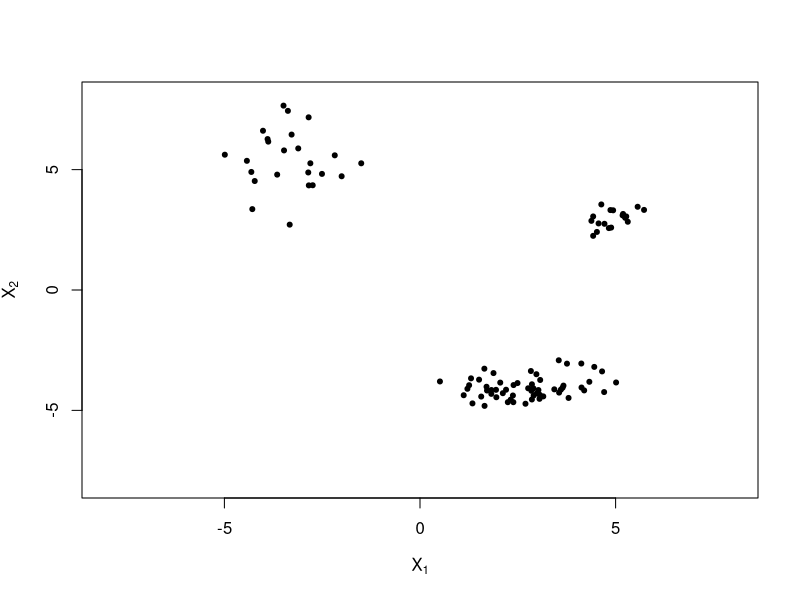
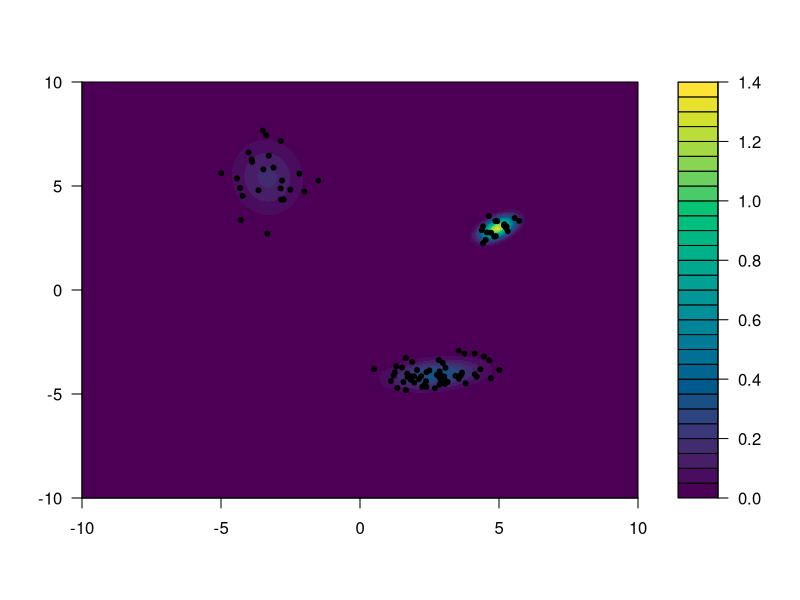
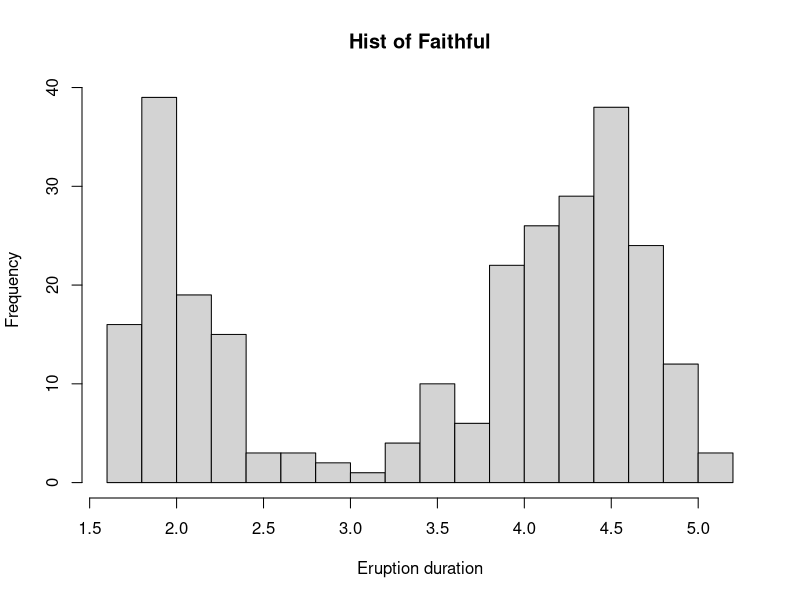
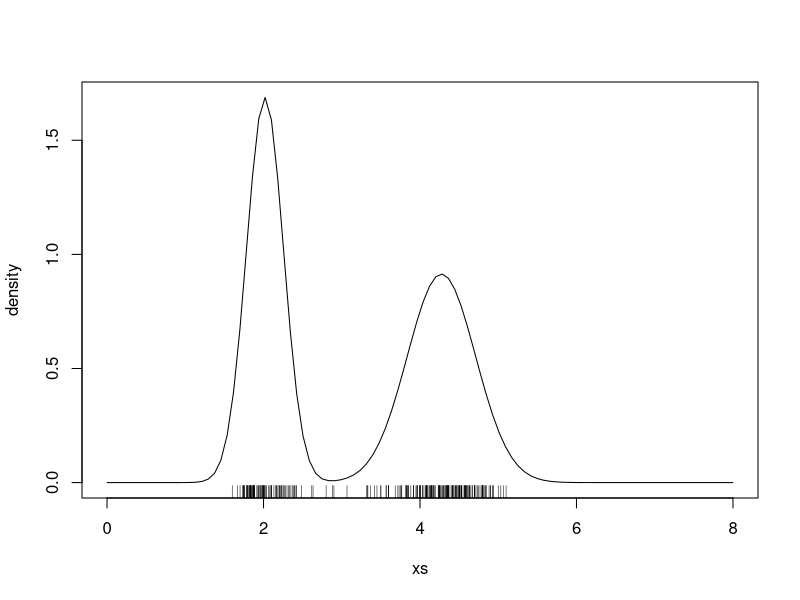

Reproduce these figures in R, in order.
## ---- chunk 1
library(mvtnorm)
## ---- chunk 2
library(mvtnorm)  # used to sample from a multivariate Gaussian

sample.gmm <- function(n, p, mu, Sig)
{
    # n    the number of samples
    # p    a K dimensional vector of mixing coefficients such that sum(p) = 1
    # mu   a (K, d) matrix where each row corresponds to the components mean 
    #	   vector of dimension d 
    # Sig  an array of dimension (d, d, K) where each entry corresponds to the
    #	   d x d covariance matrix 
    #
    # returns a (n, d) matrix of the samples


}
## ---- chunk 3
library(mvtnorm)  # used to sample from a multivariate Gaussian

sample.gmm <- function(n, p, mu, Sig)
{
    # n    the number of samples
    # p    a K dimensional vector of mixing coefficients such that sum(p) = 1
    # mu   a (K, d) matrix where each row corresponds to the components mean 
    #	   vector of dimension d 
    # Sig  an array of dimension (d, d, K) where each entry corresponds to the
    #	   d x d covariance matrix 
    #
    # returns a (n, d) matrix of the samples
    if (sum(p) != 1) stop("p must sum to 1")

    d <- ncol(mu) 
    K <- nrow(mu)
    res <- matrix(NA, nrow=n, ncol=d)  # store the samples

    for (i in 1:n) {
        k <- sample(1:K, size=1, prob=p)      # component to sample from
        res[i, ] <- rmvnorm(1, mean=mu[k, ], sigma=as.matrix(Sig[, , k]))
    }

    return(res)
}
## ---- chunk 4
# test #1
p <- c(0.3, 0.2, 0.5)
mu <- matrix(c(-3, 0, 4), ncol=1)
Sig <- array(c(0.5, 1, 0.4), dim=c(1, 1, 3))

X <- sample.gmm(100, p, mu, Sig)


# test #2
p <- c(0.3, 0.2, 0.5)
mu <- matrix(c(-3, 5, 5, 3, 3, -4), ncol=2, byrow=TRUE)
Sig <- array(c(1, 0, 0, 1,
	           0.2, 0.1, 0.1, 0.2,
	           1.5, 0.3, 0.3, 0.3), dim=c(2, 2, 3))

X <- sample.gmm(100, p, mu, Sig)
## ---- chunk 5
set.seed(1)	# set the seed so we can replicate our results
X <- sample.gmm(100, p, mu, Sig)

plot(X, pch=20, xlim=c(-8, 8), ylim=c(-8, 8), xlab=expression(X[1]), ylab=expression(X[2]))
## ---- chunk 6
g <- function(x, p, mu, Sig) 
{
    # x    the value of x
    # p    a K dimensional vector of mixing coefficients such that sum(p) = 1
    # mu   a (K, d) matrix where each row corresponds to the components mean 
    #	   vector of dimension d 
    # Sig  an array of dimension (d, d, K) where each entry corresponds to the
    #	   d x d covariance matrix 
    #
    # returns probability 

}
## ---- chunk 7
g <- function(x, p, mu, Sig) 
{
    # x    the value of x
    # p    a K dimensional vector of mixing coefficients such that sum(p) = 1
    # mu   a (K, d) matrix where each row corresponds to the components mean 
    #	   vector of dimension d 
    # Sig  an array of dimension (d, d, K) where each entry corresponds to the
    #	   d x d covariance matrix 
    #
    # returns probability 
    K <- nrow(mu)
    
    res <- sapply(1:K, function(j) p[j] * dmvnorm(x, mean=mu[j, ], sigma=as.matrix(Sig[ , , j])))
    return(res)    
}
## ---- chunk 8
g(X[1, ], p, mu, Sig)
## ---- chunk 9
G <- t(apply(X, 1, function(x) g(x, p, mu, Sig)))
G <- t(apply(G, 1, function(g) g / sum(g)))	# normalize
## ---- chunk 10
update_mu <- function(mu, X, G) 
{ 
    # mu   a (K, d) matrix where each row corresponds to the components mean 
    #	   vector of dimension d 
    # X    the (n, d) data matrix X
    # G    the (n, K) matrix of group weights
    # 
    # returns updated (K, d) matrix mu
    K <- nrow(mu)

    for (k in 1:K) 
    {
        # update mu_k
        # ...
    }
    return(mu)
} 
## ---- chunk 11
update_mu <- function(mu, X, G) 
{ 
    # mu   a (K, d) matrix where each row corresponds to the components mean 
    #	   vector of dimension d 
    # X    the (n, d) data matrix X
    # G    the (n, K) matrix of group weights
    # 
    # returns updated (K, d) matrix mu
    K <- nrow(mu)

    for (k in 1:K) 
    {
        N_k <- sum(G[ , k])
        mu[k, ] <- 1/N_k * apply(G[ , k] * X, 2, sum)
    }
    return(mu)
} 
## ---- chunk 12
update_Sig <- function(Sig, X, G, mu) 
{ 
    # Sig  an array of dimension (d, d, K) where each entry corresponds to the
    #	   d x d covariance matrix 
    # X	   the (n, d) data matrix
    # G    the (n, K) matrix of group weights
    # mu   a (K, d) matrix where each row corresponds to the components mean 
    #	   vector of dimension d 
    #
    # returns updated (d, d, K) array of covariance matrices, Sig.

    K <- nrow(mu)
    d <- ncol(mu)
    n <- nrow(X)

    for (k in 1:K)
    {
        # update Sig[ , , k]
        # ...
    }
    return(Sig)
} 
## ---- chunk 13
update_Sig <- function(Sig, X, G, mu) 
{ 
    # Sig  an array of dimension (d, d, K) where each entry corresponds to the
    #	   d x d covariance matrix 
    # X	   the (n, d) data matrix
    # G    the (n, K) matrix of group weights
    # mu   a (K, d) matrix where each row corresponds to the components mean 
    #	   vector of dimension d 
    #
    # returns updated (d, d, K) array of covariance matrices, Sig.
    K <- nrow(mu)
    p <- ncol(mu)
    N <- nrow(X)

    for (k in 1:K)
    {
        S <- matrix(0, nrow=p, ncol=p)
        for (n in 1:N) {
            # update S
            # ...
	    S <- S + G[n, k] * (X[n, ] - mu[k, ]) %*% t(X[n, ] - mu[k, ])
	}

	N_k <- sum(G[ , k])
	Sig[ , , k] <- S / N_k
    }
    return(Sig)
} 
## ---- chunk 14
update_p <- function(p, G)
{ 
    # G    the (n, K) matrix of group weights
    #
    # returns a K dimensional vector of updated mixing coefficients.
    

} 
## ---- chunk 15
update_p <- function(G)
{ 
    # G    the (n, K) matrix of group weights
    #
    # returns a K dimensional vector of updated mixing coefficients.

    p <- apply(G, 2, sum) / sum(G)

    return(p)
} 
## ---- chunk 16
mu.true <- mu
Sig.true <- Sig
p.true <- p
## ---- chunk 17
for (iter in 1:100) 
{
    # save the old values of mu, Sig, p
    mu.old <- mu
    Sig.old <- Sig
    p.old <- p

    # compute gamma(z_{ik})
    G <- t(apply(X, 1, function(x) g(x, p, mu, Sig)))
    G <- t(apply(G, 1, function(g) g / sum(g)))

    # update mu, Sig, p
    mu <- update_mu(mu, X, G)
    Sig <- update_Sig(Sig, X, G, mu)
    p <- update_p(G)
    
    # check for convergence
    if (sum(abs(mu.old - mu)) < 1e-3 &&
        sum(abs(Sig.old - Sig)) < 1e-3 &&
        sum(abs(p.old - p)) < 1e-3)
        break
}
## ---- chunk 18
p
p.true
## ---- chunk 19
compute.density <- function(x, mu, Sig, p) 
{
    K <- nrow(mu)
    res <- 0
    for (k in 1:K) {
        res <- res + dmvnorm(x, mean=mu[k, ], sigma=as.matrix(Sig[, , k]))
    }
    return(res)
}

xs <- seq(-10, 10, length.out=100)
z <- outer(xs, xs, Vectorize(function(x, y) compute.density(c(x, y), mu, Sig, p)))
filled.contour(xs, xs, z, plot.title={points(X, pch=20)}, 
	      color.palette=function(n) hcl.colors(n, palette="viridis"),
	      xlab=expression(X[1]), ylab=expression(X[2]))
## ---- chunk 20
# load in the dataset
data(faithful)
## ---- chunk 21
hist(faithful$eruptions, breaks=20, main="Hist of Faithful", xlab="Eruption duration")
## ---- chunk 22
mu <- matrix(rnorm(2), nrow=2)
Sig <- array(c(1, 1), dim=c(1, 1, 2))
p <- c(0.5, 0.5)
X <- matrix(faithful$eruptions, ncol=1)
## ---- chunk 23
# run the EM algorithm
for (iter in 1:100) 
{
    # save the old values of mu, Sig, p
    mu.old <- mu
    Sig.old <- Sig
    p.old <- p

    # compute gamma(z_{ik})
    G <- t(apply(X, 1, function(x) g(x, p, mu, Sig)))
    G <- t(apply(G, 1, function(g) g / sum(g)))

    # update mu, Sig, p
    mu <- update_mu(mu, X, G)
    Sig <- update_Sig(Sig, X, G, mu)
    p <- update_p(G)
    
    # check for convergence
    if (sum(abs(mu.old - mu)) < 1e-3 &&
        sum(abs(Sig.old - Sig)) < 1e-3 &&
        sum(abs(p.old - p)) < 1e-3)
        break
}
## ---- chunk 24
# compute the density
xs <- seq(0, 8, length.out=100)
zs <- sapply(xs, function(x) compute.density(x, mu, Sig, p))

plot(xs, zs, type="l", ylab="density")
rug(X)
